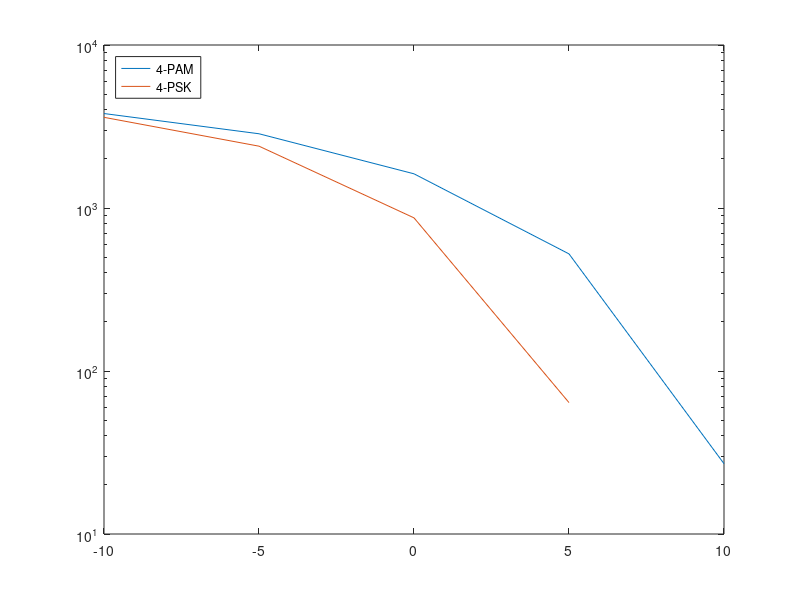

MATLAB code to generate this figure:
%IDP Assignment test code
load binary_image.mat  
snr = input("Enter the value of required snr in dB:")
a = MonaLisa;                                           
dataIn = reshape(a',1,[]);
dataIn = double(dataIn);

%tx = pskmod(dataIn,4);
%tx = qammod(dataIn,4);
tx = pammod(dataIn,4);
rx = awgn(tx,snr,'measured');
%dataOut = pskdemod(rx,4);
%dataOut = qamdemod(rx,4);
dataOut = pamdemod(rx,4);
biterror = sum(dataIn~=dataOut)

x = [-10,-5,0,5,10];
y1 = [3798,2854,1621,523,27];
y2 = [3600,2395,870,64,0];
%y1 = [6708,5465,3187,726,15];
%y2 = [6744,5433,3247,824,20];
%y3 = [6647,5788,4310,2289,455];
semilogy(x,y1)
hold on
semilogy(x,y2)
hold on
%semilogy(x,y3)
legend({'4-PAM','4-PSK'},'Location','northwest','Orientation','vertical')